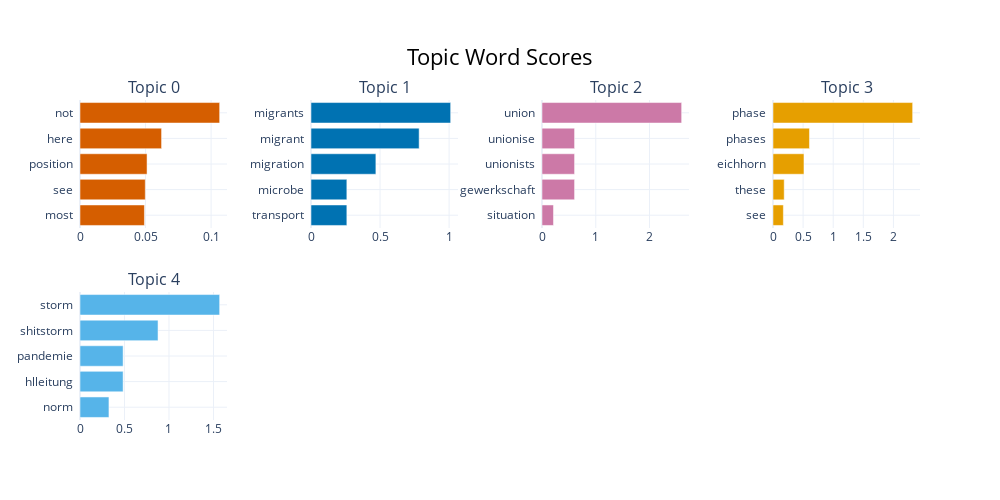

The code cell stored with this chart in its notebook:
### Code cell
en_de_model.visualize_barchart()

### Figure 1 — Plotly figure (JSON) as saved in the notebook; plotly's stock layout.template omitted (floating-point values rounded to 4 significant figures)
{"data": [{"marker": {"color": "#D55E00"}, "orientation": "h", "type": "bar", "x": [0.04915, 0.04981, 0.05115, 0.06223, 0.1065], "xaxis": "x", "y": ["most  ", "see  ", "position  ", "here  ", "not  "], "yaxis": "y"}, {"marker": {"color": "#0072B2"}, "orientation": "h", "type": "bar", "x": [0.2596, 0.2596, 0.4698, 0.783, 1.011], "xaxis": "x2", "y": ["transport  ", "microbe  ", "migration  ", "migrant  ", "migrants  "], "yaxis": "y2"}, {"marker": {"color": "#CC79A7"}, "orientation": "h", "type": "bar", "x": [0.2135, 0.6058, 0.6058, 0.6058, 2.597], "xaxis": "x3", "y": ["situation  ", "gewerkschaft  ", "unionists  ", "unionise  ", "union  "], "yaxis": "y3"}, {"marker": {"color": "#E69F00"}, "orientation": "h", "type": "bar", "x": [0.1722, 0.1862, 0.5143, 0.6058, 2.32], "xaxis": "x4", "y": ["see  ", "these  ", "eichhorn  ", "phases  ", "phase  "], "yaxis": "y4"}, {"marker": {"color": "#56B4E9"}, "orientation": "h", "type": "bar", "x": [0.3252, 0.4846, 0.4846, 0.8769, 1.569], "xaxis": "x5", "y": ["norm  ", "hlleitung  ", "pandemie  ", "shitstorm  ", "storm  "], "yaxis": "y5"}], "layout": {"annotations": [{"font": {"size": 16}, "showarrow": false, "text": "Topic 0", "x": 0.0875, "xanchor": "center", "xref": "paper", "y": 1, "yanchor": "bottom", "yref": "paper"}, {"font": {"size": 16}, "showarrow": false, "text": "Topic 1", "x": 0.3625, "xanchor": "center", "xref": "paper", "y": 1, "yanchor": "bottom", "yref": "paper"}, {"font": {"size": 16}, "showarrow": false, "text": "Topic 2", "x": 0.6375, "xanchor": "center", "xref": "paper", "y": 1, "yanchor": "bottom", "yref": "paper"}, {"font": {"size": 16}, "showarrow": false, "text": "Topic 3", "x": 0.9125, "xanchor": "center", "xref": "paper", "y": 1, "yanchor": "bottom", "yref": "paper"}, {"font": {"size": 16}, "showarrow": false, "text": "Topic 4", "x": 0.0875, "xanchor": "center", "xref": "paper", "y": 0.4, "yanchor": "bottom", "yref": "paper"}], "height": 500, "hoverlabel": {"bgcolor": "white", "font": {"family": "Rockwell", "size": 16}}, "showlegend": false, "title": {"font": {"color": "Black", "size": 22}, "text": "Topic Word Scores", "x": 0.5, "xanchor": "center", "yanchor": "top"}, "width": 1000, "xaxis": {"anchor": "y", "domain": [0, 0.175], "showgrid": true}, "xaxis2": {"anchor": "y2", "domain": [0.275, 0.45], "showgrid": true}, "xaxis3": {"anchor": "y3", "domain": [0.55, 0.725], "showgrid": true}, "xaxis4": {"anchor": "y4", "domain": [0.825, 1], "showgrid": true}, "xaxis5": {"anchor": "y5", "domain": [0, 0.175], "showgrid": true}, "xaxis6": {"anchor": "y6", "domain": [0.275, 0.45], "showgrid": true}, "xaxis7": {"anchor": "y7", "domain": [0.55, 0.725], "showgrid": true}, "xaxis8": {"anchor": "y8", "domain": [0.825, 1], "showgrid": true}, "yaxis": {"anchor": "x", "domain": [0.6, 1], "showgrid": true}, "yaxis2": {"anchor": "x2", "domain": [0.6, 1], "showgrid": true}, "yaxis3": {"anchor": "x3", "domain": [0.6, 1], "showgrid": true}, "yaxis4": {"anchor": "x4", "domain": [0.6, 1], "showgrid": true}, "yaxis5": {"anchor": "x5", "domain": [0, 0.4], "showgrid": true}, "yaxis6": {"anchor": "x6", "domain": [0, 0.4], "showgrid": true}, "yaxis7": {"anchor": "x7", "domain": [0, 0.4], "showgrid": true}, "yaxis8": {"anchor": "x8", "domain": [0, 0.4], "showgrid": true}}}
